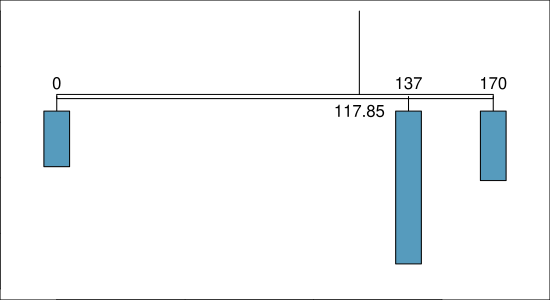

The script that drew this image:
library(openintro)
data(COL)

at <- c(0, 137, 170)
wt <- c(0.2, 0.55, 0.25)

createWtSystem <- function(at, wt, size = 1, label = TRUE){
  R <- range(at)
  r <- diff(R)
  W <- range(wt)
  M <- weighted.mean(at, wt)
  par(mar = rep(0, 4))
  plot(R + c(-1, 1) * r / 12,
       0:1,
       type = 'n')

  # make hanger
  x <- c(M, M)
  y <- c(0.7, 1.0)
  lines(x, y)

  # make the board
  rect(R[1],0.685,R[2],0.7)

  # add weights
  for(i in 1:length(at)) {
    createWt(at[i],wt[i], size)
  }

  # label
  if(label){
    text(at, rep(0.74, length(at)), at)
    text(M, 0.64, M)
  }
}

createWt <- function(at, wt, size = 1){
  # hook
  x <- rep(at, 2)
  y <- c(0.64, 0.6925)
  lines(x, y)

  # the weight
  x <- x + c(-1, 1) * size
  y <- c(0.64, 0.64 - wt)
  rect(x[1], y[1],
       x[2], y[2],
       col = COL[1])
}

myPDF('bookWts.pdf', 5.5, 3)
createWtSystem(at, wt, 5, TRUE)
dev.off()
